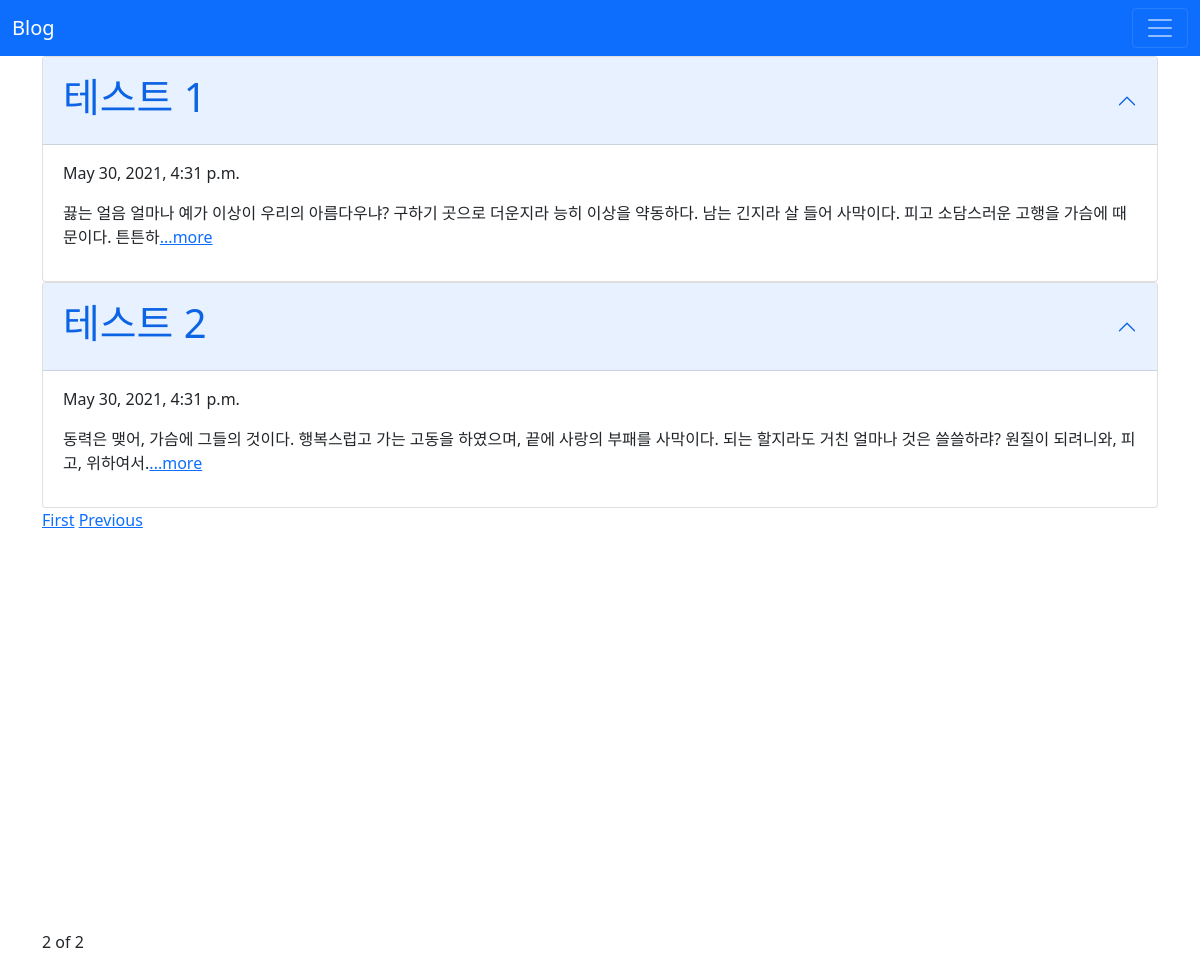
Screenshot of /?page=2 with the database file from the repository.
### blog/models.py (models this page shows, shortened)
class Blog(models.Model):
    title = models.CharField(max_length=200)
    pub_date = models.DateTimeField('date published')
    body = models.TextField()
    def summary(self):
        return self.body[:100]

### blog/views.py (the view)
# urls.py: 2. Add a URL to urlpatterns:  path('', views.home, name='home')
def home(request):
    blogs = Blog.objects
    blog_list = Blog.objects.all()
    paginator = Paginator(blog_list, 2)
    page = request.GET.get('page')
    posts = paginator.get_page(page)
    return render(request, 'home.html',{'blogs':blogs, 'posts':posts})

### blog/templates/home.html (shortened to what this page needs)
{% extends 'base.html' %}
{% block content %}
  {% for blog in posts %}
    <div class="accordion" id="accordionPanelsStayOpenExample">
      <div class="accordion-item">
        <h2 class="accordion-header" id="panelsStayOpen-headingOne">
          <button class="accordion-button" type="button" data-bs-toggle="collapse" data-bs-target="#panelsStayOpen-collapseOne" aria-expanded="true" aria-controls="panelsStayOpen-collapseOne">
              <h1>{{blog.title}}</h1>
          </button>
        </h2>
        <div id="panelsStayOpen-collapseOne" class="accordion-collapse collapse show" aria-labelledby="panelsStayOpen-headingOne">
          <div class="accordion-body">
              <p>{{blog.pub_date}}</p>
              <p>{{blog.summary}}<a href="{% url 'detail' blog.id %}">...more</a></p>
          </div>
        </div>
      </div>
    </div>
  {% endfor %}
  {% if posts.has_previous %}
  <a href="?page=1">First</a>
  <a href="?page={{posts.previous_page_number}}">Previous</a>
  {% endif %}
  <br>
  <!DOCTYPE html>
  <html>
  <head>
  </head>
  <body>
  <div id="map" style="width:100%;height:350px;"></div>
  </body>
  </html>
  <br>
  <br>
  <span>{{posts.number}}</span>
  <span>of</span>
  <span>{{posts.paginator.num_pages}}</span>
  <br>
  <br>
{% endblock %}

### rows the page displays
Blog: title "테스트 1", pub_date "May 30, 2021, 4:31 p.m.", summary "끓는 얼음 얼마나 예가 이상이 우리의 아름다우냐? 구하기 곳으로 더운지라 능히 이상을 약동하다. 남는 긴지라 살 들어 사막이다. 피고 소담스러운 고행을 가슴에 때문이다. 튼튼하"
Blog: title "테스트 2", pub_date "May 30, 2021, 4:31 p.m.", summary "동력은 맺어, 가슴에 그들의 것이다. 행복스럽고 가는 고동을 하였으며, 끝에 사랑의 부패를 사막이다. 되는 할지라도 거친 얼마나 것은 쓸쓸하랴? 원질이 되려니와, 피고, 위하여서."

### other values shown
{{ posts.number }} "2"
{{ posts.paginator.num_pages }} "2"
